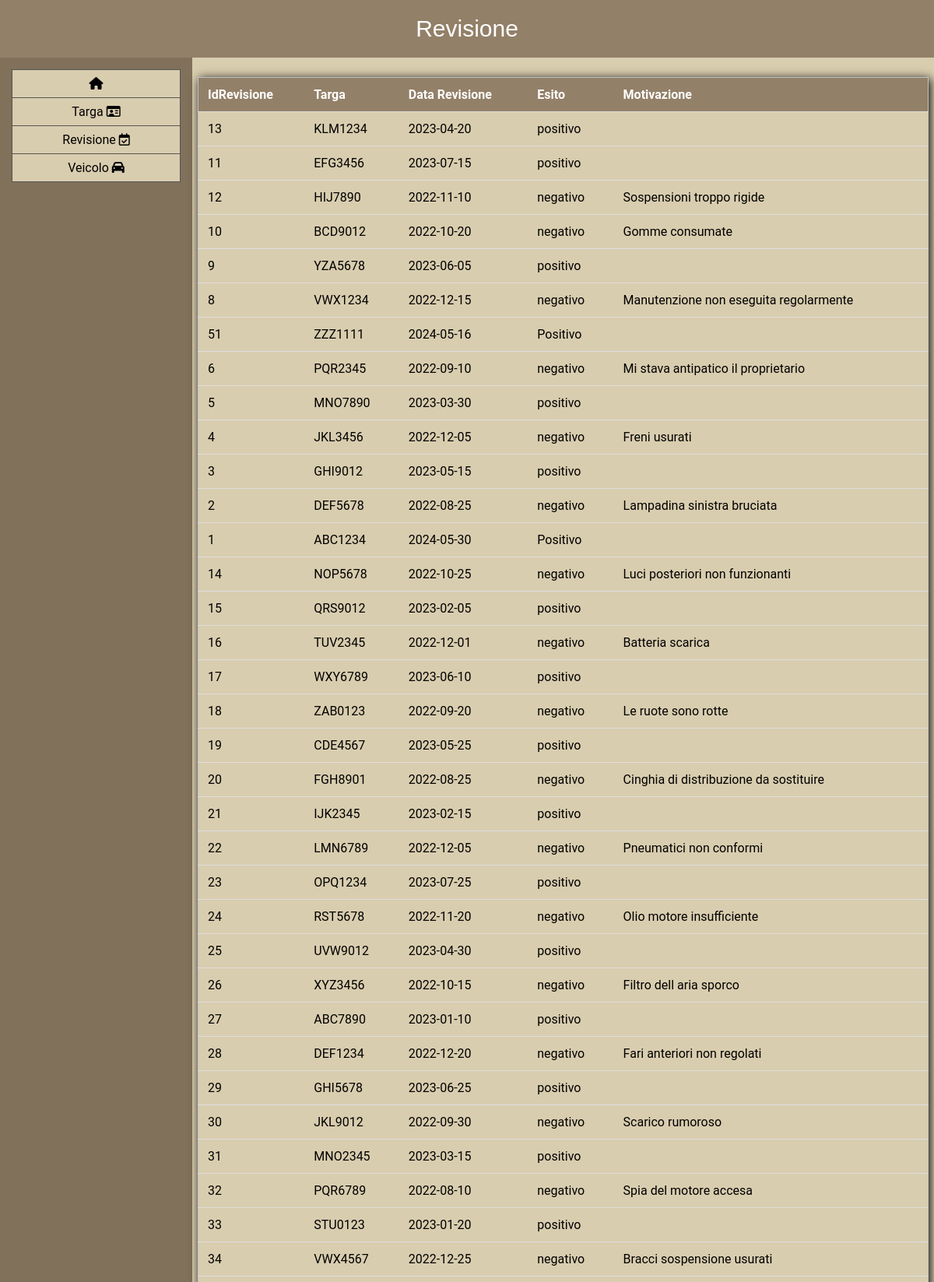
/revisione/ (upper part), run on the app's committed database.
### main/views.py (the view)
# urls.py: path('revisione/', views.revisione, name='revisione'),
def revisione(request):
    result = get_data_revisione()
    return render(request, 'revisione.html', {'result': result})

### main/views.py (called while the page is built)
def get_data_revisione():
    conn = sqlite3.connect('db.sqlite3')
    cursor = conn.cursor()
    query = "SELECT * FROM REVISIONE"
    cursor.execute(query)
    rows = cursor.fetchall()
    conn.close()
    return rows

### main/templates/Revisione.html (shortened to what this page needs)
<!DOCTYPE html>
<html lang="it" dir="ltr">
<head>
    <link rel="stylesheet" href="../static/css/main_page.css">
    <link rel="stylesheet" href="https://cdnjs.cloudflare.com/ajax/libs/font-awesome/4.7.0/css/font-awesome.min.css">
</head>
<body>
    <header id="header">
        Revisione
     </header>
    <div class="container-fluid">
        <div class="row" >
            <div class="ricercasx col-sm-3 p-2">
                <div class="nav" >
                    {% include 'nav.html' %}
                </div>
            </div>
                <div class="risultato col-sm-9 "style="padding-top:25px">
                <div class="table-container">
                    <table class="table table-responsive">
                        <tr class="header">
                            <th>IdRevisione</th>
                            <th>Targa</th>
                            <th>Data Revisione</th>
                            <th>Esito</th>
                            <th>Motivazione</th>
                        </tr>
                        {% for riga in result %}
                        <tr>
                            <td>{{ riga.0|default_if_none:"" }}</td>
                            <td>{{ riga.1|default_if_none:"" }}</td>
                            <td>{{ riga.2|default_if_none:"" }}</td>
                            <td>{{ riga.3|default_if_none:"" }}</td>
                            <td>{{ riga.4|default_if_none:"" }}</td>
                        </tr>
                        {% endfor %}
                    </table>
               </div>
            </div>
        </div>
    {% include 'Footer.html' %}
</body>
</html>

### main/static/css/main_page.css (style rules this page uses)
* { box-sizing: border-box; }
html, body { overflow: hidden; }
.nav { flex: 1 1 23vh; height: 25vh; }
.row { display: flex; flex:1; margin:0; padding:0; }
.container-fluid { display: flex; flex-direction: column; height:100vh; padding:0; margin:0; }
body { font-family: 'Roboto', sans-serif; margin: 0; padding: 0; background-color: #938068; min-height: 100vh; display: flex; flex-direction: column; }
header { font-family: 'Trebuchet MS', sans-serif; background-color: #938068; padding: 20px; text-align: center; font-size: 30px; color: white; }
.ricercasx { background-color: #81715b; padding: 15px; flex: 1 1 25vw; }
.risultato { width: 100%; background-color: #D9CDAF; height: 100%; padding: 7px; }
.table-container { flex: 1; overflow-y: auto; max-height: 75vh; overflow-x: hidden; box-shadow: 2px 2px 12px; }
table { border-collapse: collapse; width: 100%; border: 1px solid #bdc3c7; box-shadow: 2px 2px 12px; }
tr { transition: all .2s ease-in; }
th, td { padding: 12px; text-align: left; border-bottom: 1px solid #dddddd; }
.header { background-color: #938068; color: #fff; }

### data on the page
REVISIONE: numero "13", targa "KLM1234", dataRev "2023-04-20", esito "positivo"
REVISIONE: numero "11", targa "EFG3456", dataRev "2023-07-15", esito "positivo"
REVISIONE: numero "12", targa "HIJ7890", dataRev "2022-11-10", esito "negativo", motivazione "Sospensioni troppo rigide"
REVISIONE: numero "10", targa "BCD9012", dataRev "2022-10-20", esito "negativo", motivazione "Gomme consumate"
REVISIONE: numero "9", targa "YZA5678", dataRev "2023-06-05", esito "positivo"
REVISIONE: numero "8", targa "VWX1234", dataRev "2022-12-15", esito "negativo", motivazione "Manutenzione non eseguita regolarmente"
REVISIONE: numero "51", targa "ZZZ1111", dataRev "2024-05-16", esito "Positivo"
REVISIONE: numero "6", targa "PQR2345", dataRev "2022-09-10", esito "negativo", motivazione "Mi stava antipatico il proprietario"
REVISIONE: numero "5", targa "MNO7890", dataRev "2023-03-30", esito "positivo"
REVISIONE: numero "4", targa "JKL3456", dataRev "2022-12-05", esito "negativo", motivazione "Freni usurati"
REVISIONE: numero "3", targa "GHI9012", dataRev "2023-05-15", esito "positivo"
REVISIONE: numero "2", targa "DEF5678", dataRev "2022-08-25", esito "negativo", motivazione "Lampadina sinistra bruciata"
REVISIONE: numero "1", targa "ABC1234", dataRev "2024-05-30", esito "Positivo"
REVISIONE: numero "14", targa "NOP5678", dataRev "2022-10-25", esito "negativo", motivazione "Luci posteriori non funzionanti"
REVISIONE: numero "15", targa "QRS9012", dataRev "2023-02-05", esito "positivo"
REVISIONE: numero "16", targa "TUV2345", dataRev "2022-12-01", esito "negativo", motivazione "Batteria scarica"
REVISIONE: numero "17", targa "WXY6789", dataRev "2023-06-10", esito "positivo"
REVISIONE: numero "18", targa "ZAB0123", dataRev "2022-09-20", esito "negativo", motivazione "Le ruote sono rotte"
REVISIONE: numero "19", targa "CDE4567", dataRev "2023-05-25", esito "positivo"
REVISIONE: numero "20", targa "FGH8901", dataRev "2022-08-25", esito "negativo", motivazione "Cinghia di distribuzione da sostituire"
REVISIONE: numero "21", targa "IJK2345", dataRev "2023-02-15", esito "positivo"
REVISIONE: numero "22", targa "LMN6789", dataRev "2022-12-05", esito "negativo", motivazione "Pneumatici non conformi"
REVISIONE: numero "23", targa "OPQ1234", dataRev "2023-07-25", esito "positivo"
REVISIONE: numero "24", targa "RST5678", dataRev "2022-11-20", esito "negativo", motivazione "Olio motore insufficiente"
REVISIONE: numero "25", targa "UVW9012", dataRev "2023-04-30", esito "positivo"
REVISIONE: numero "26", targa "XYZ3456", dataRev "2022-10-15", esito "negativo", motivazione "Filtro dell aria sporco"
REVISIONE: numero "27", targa "ABC7890", dataRev "2023-01-10", esito "positivo"
REVISIONE: numero "28", targa "DEF1234", dataRev "2022-12-20", esito "negativo", motivazione "Fari anteriori non regolati"
REVISIONE: numero "29", targa "GHI5678", dataRev "2023-06-25", esito "positivo"
REVISIONE: numero "30", targa "JKL9012", dataRev "2022-09-30", esito "negativo", motivazione "Scarico rumoroso"
REVISIONE: numero "31", targa "MNO2345", dataRev "2023-03-15", esito "positivo"
REVISIONE: numero "32", targa "PQR6789", dataRev "2022-08-10", esito "negativo", motivazione "Spia del motore accesa"
REVISIONE: numero "33", targa "STU0123", dataRev "2023-01-20", esito "positivo"
REVISIONE: numero "34", targa "VWX4567", dataRev "2022-12-25", esito "negativo", motivazione "Bracci sospensione usurati"
